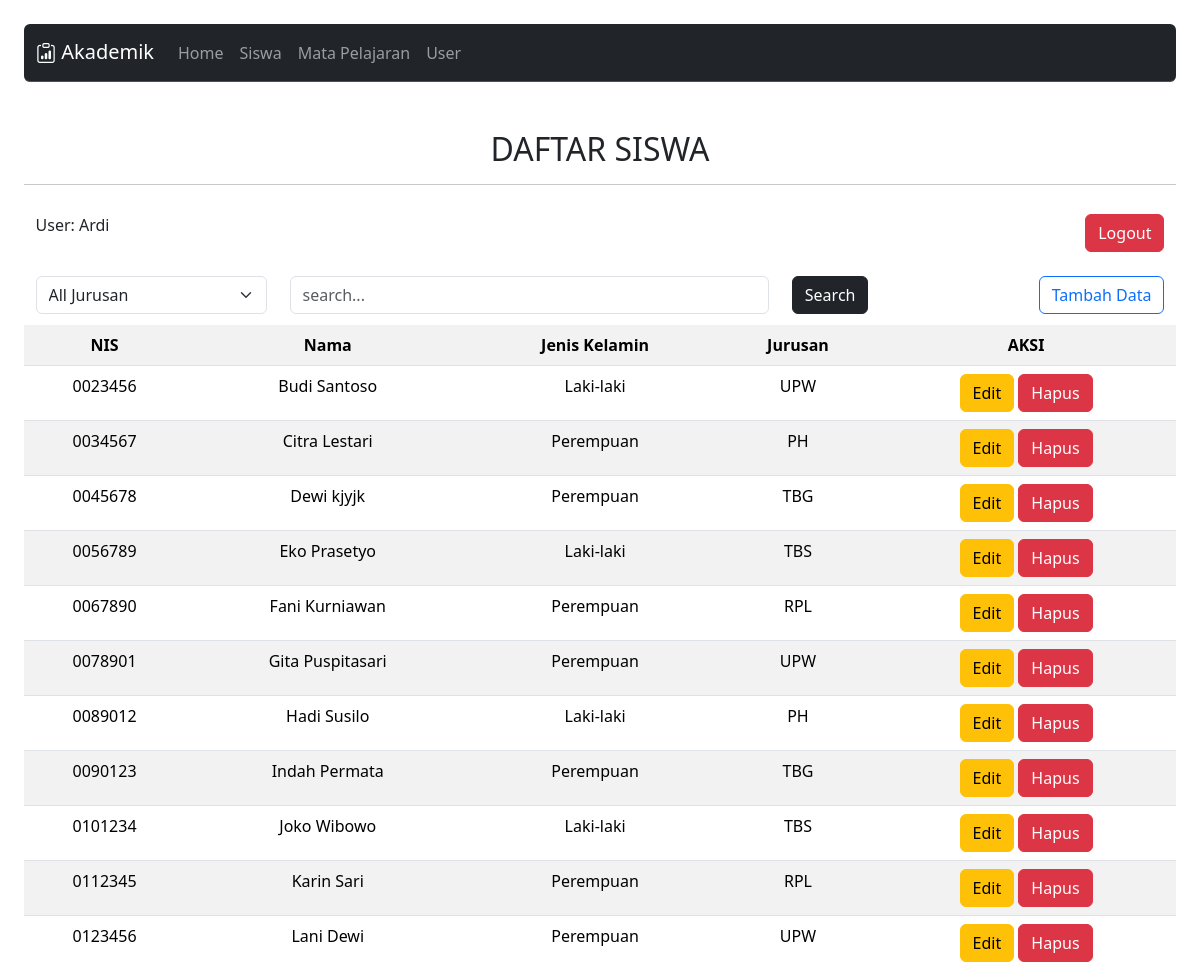
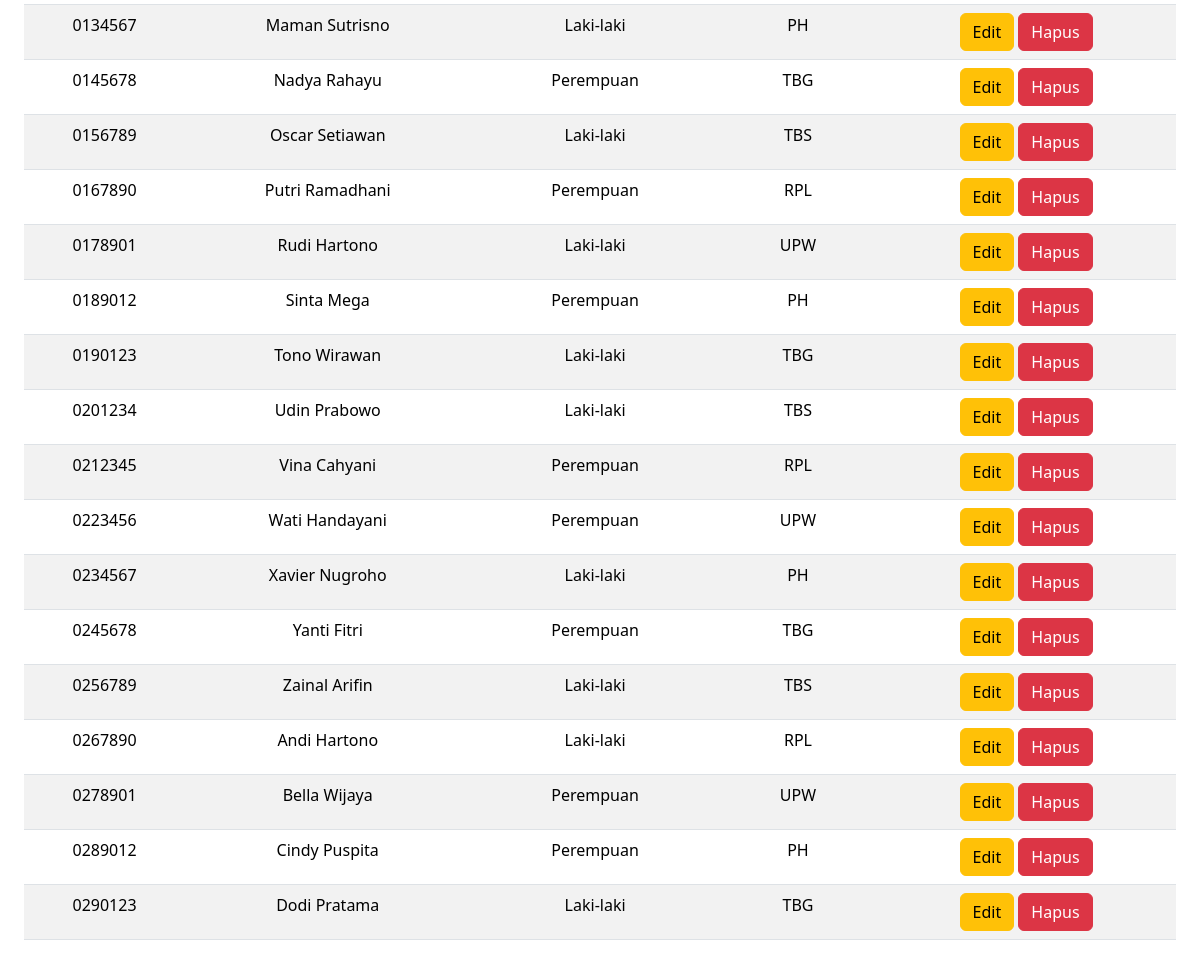
Screenshot of /siswa/viewSiswa.php (signed in) with the database file from the repository (2 pictures, top to bottom).
### tables this page shows
CREATE TABLE `siswa` (
  `nis` char(9) NOT NULL,
  `nama` varchar(30) NOT NULL,
  `jkel` varchar(15) NOT NULL,
  `jurusan` char(3) NOT NULL
);

### siswa/crudSiswa.php (called while the page is built, shortened)
<?php
    function bacaSiswa(){
        $sql = "select * from siswa where nama like '%%'";
        $data = bacaSemuaSiswa($sql);
        return $data;
    }
    function bacaSemuaSiswa($sql){
        $data = array();
        $koneksi= koneksiAkademik();
        $hasil = mysqli_query($koneksi, $sql);
        $i=0;
        while ($baris = mysqli_fetch_assoc($hasil)) {
            $data[$i]['nis']=$baris['nis'];
            $data[$i]['nama']=$baris['nama'];
            $data[$i]['jkel']=$baris['jkel'];
            $data[$i]['jurusan']=$baris['jurusan'];
            $i++;
            }
            return $data;
    };
?>

### siswa/viewSiswa.php (the view, shortened to what this page needs)
<?php
    include_once '../template/header.php';
    include_once '../template/navbar.php';
    include 'crudsiswa.php';
?>
<div>
  <h2 class="text-center">DAFTAR SISWA</h2> <hr>
  <form method="get" action="viewSiswa.php">
    <table>
      <tr>
        <td>
          <?php echo"<p>User: ". $_SESSION['nama'] . " <br></p>";?>
        </td>
        <td></td>
        <td></td>
        <td>
          <a href="../logout.php" class="btn logout btn-danger">Logout</a>
        </td>
      </tr>
      <tr>
        <td>
          <select name="jurusan" class="form-select">
            <option value="">All Jurusan</option>
          </select>
        </td>
        <td>
          <input type="text" class="form-control" name="search" placeholder="search...">
        </td>
        <td>
          <input class="btn btn-dark" type="submit" value="Search"/>
        </td>
        <td>
          <a href="tambahSiswa.php" class="btn btn-outline-primary right">Tambah Data</a>
        </td>
      </tr>
    </table>
  </form>
  <?php
      $data = bacaSiswa();
  ?>
  <table class="table table-striped table-hover">
    <tr align="center">
      <th scope="col">NIS</th>
      <th scope="col">Nama</th>
      <th scope="col">Jenis Kelamin</th>
      <th scope="col">Jurusan</th>
      <th scope="col">
        AKSI <br />
      </th>
    </tr>
    <?php
      foreach($data as $siswa){
        $nis = $siswa['nis'];
        $nama = $siswa['nama'];
        $jkel = $siswa['jkel'];
        $jurusan = $siswa['jurusan'];
        echo"<tr align='center'>
            <td>$nis</td>
            <td>$nama</td>
            <td>$jkel</td>
            <td>$jurusan</td>
            <td><a href='editSiswa.php?nis=$siswa[nis]' class='btn btn-warning'>Edit</a> <a href='hapusSiswa.php?nis=$siswa[nis]' class='btn btn-danger'>Hapus</a></td>
        </tr>";
      }
    ?>
  </table>
</div>
<?php
  include_once '../template/footer.php';
?>

### template/header.php (shortened to what this page needs)
<!DOCTYPE html>
<html lang="en">
<head>
    <link rel="stylesheet" href="https://cdn.jsdelivr.net/npm/bootstrap-icons@1.11.3/font/bootstrap-icons.min.css">
    <link href="https://cdn.jsdelivr.net/npm/bootstrap@5.3.3/dist/css/bootstrap.min.css" rel="stylesheet" />
</head>
<body>

### template/navbar.php (shortened to what this page needs)
<?php
$current_page = basename($_SERVER['PHP_SELF']);
?>
<nav class="navbar navbar-expand-lg bg-dark border-bottom border-body rounded" data-bs-theme="dark">
    <div class="container-fluid">
        <a class="navbar-brand" href="#">
            <i class="bi bi-clipboard-data d-inline-block align-text-top"></i>
            Akademik
        </a>
        <div class="collapse navbar-collapse" id="navbarNav">
            <ul class="navbar-nav">
                <?php
                $pages = [
                  'utama.php' => 'Home',
                  'siswa/viewSiswa.php' => 'Siswa',
                  'mp/viewMapel.php' => 'Mata Pelajaran',
                  'user/viewUser.php' => 'User'
                ];
                foreach ($pages as $file => $title) {
                    $activeClass = ($current_page == $file) ? 'active' : '';
                    $ariaCurrent = ($current_page == $file) ? 'aria-current="page"' : '';
                    echo "<li class='nav-item'>
                            <a class='nav-link $activeClass' href='/lat/$file' $ariaCurrent>$title</a>
                          </li>";
                }
                ?>
            </ul>
        </div>
    </div>
</nav>
<br><br>

### template/footer.php (shortened to what this page needs)
</body>
</html>

### template/header.php (style rules this page uses)
body { width: 100%; padding: 2%; }

### siswa/viewSiswa.php (style rules this page uses)
div { width: 100%; }
th { padding: 3%; }
td { padding: 1%; }
table { width: 100% }
#btn, .logout, .right { float: right; }

### rows the page displays
siswa: nis "0023456", nama "Budi Santoso", jkel "Laki-laki", jurusan "UPW"
siswa: nis "0034567", nama "Citra Lestari", jkel "Perempuan", jurusan "PH"
siswa: nis "0045678", nama "Dewi kjyjk", jkel "Perempuan", jurusan "TBG"
siswa: nis "0056789", nama "Eko Prasetyo", jkel "Laki-laki", jurusan "TBS"
siswa: nis "0067890", nama "Fani Kurniawan", jkel "Perempuan", jurusan "RPL"
siswa: nis "0078901", nama "Gita Puspitasari", jkel "Perempuan", jurusan "UPW"
siswa: nis "0089012", nama "Hadi Susilo", jkel "Laki-laki", jurusan "PH"
siswa: nis "0090123", nama "Indah Permata", jkel "Perempuan", jurusan "TBG"
siswa: nis "0101234", nama "Joko Wibowo", jkel "Laki-laki", jurusan "TBS"
siswa: nis "0112345", nama "Karin Sari", jkel "Perempuan", jurusan "RPL"
siswa: nis "0123456", nama "Lani Dewi", jkel "Perempuan", jurusan "UPW"
siswa: nis "0134567", nama "Maman Sutrisno", jkel "Laki-laki", jurusan "PH"
siswa: nis "0145678", nama "Nadya Rahayu", jkel "Perempuan", jurusan "TBG"
siswa: nis "0156789", nama "Oscar Setiawan", jkel "Laki-laki", jurusan "TBS"
siswa: nis "0167890", nama "Putri Ramadhani", jkel "Perempuan", jurusan "RPL"
siswa: nis "0178901", nama "Rudi Hartono", jkel "Laki-laki", jurusan "UPW"
siswa: nis "0189012", nama "Sinta Mega", jkel "Perempuan", jurusan "PH"
siswa: nis "0190123", nama "Tono Wirawan", jkel "Laki-laki", jurusan "TBG"
siswa: nis "0201234", nama "Udin Prabowo", jkel "Laki-laki", jurusan "TBS"
siswa: nis "0212345", nama "Vina Cahyani", jkel "Perempuan", jurusan "RPL"
siswa: nis "0223456", nama "Wati Handayani", jkel "Perempuan", jurusan "UPW"
siswa: nis "0234567", nama "Xavier Nugroho", jkel "Laki-laki", jurusan "PH"
siswa: nis "0245678", nama "Yanti Fitri", jkel "Perempuan", jurusan "TBG"
siswa: nis "0256789", nama "Zainal Arifin", jkel "Laki-laki", jurusan "TBS"
siswa: nis "0267890", nama "Andi Hartono", jkel "Laki-laki", jurusan "RPL"
siswa: nis "0278901", nama "Bella Wijaya", jkel "Perempuan", jurusan "UPW"
siswa: nis "0289012", nama "Cindy Puspita", jkel "Perempuan", jurusan "PH"
siswa: nis "0290123", nama "Dodi Pratama", jkel "Laki-laki", jurusan "TBG"

### other values shown
$title "Home"
$title "Siswa"
$title "Mata Pelajaran"
$title "User"
$_SESSION['nama'] "Ardi"
